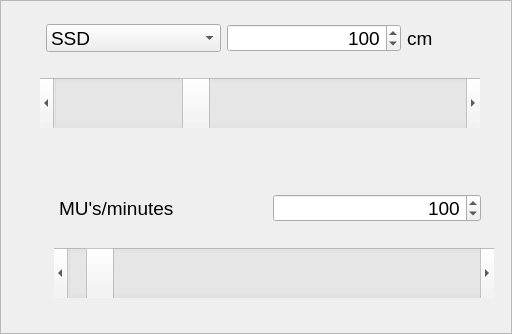
       <widget class="QFrame" name="frame">
        <property name="geometry">
         <rect>
          <x>3</x>
          <y>311</y>
          <width>512</width>
          <height>334</height>
         </rect>
        </property>
        <property name="frameShape">
         <enum>QFrame::StyledPanel</enum>
        </property>
        <property name="frameShadow">
         <enum>QFrame::Raised</enum>
        </property>
        <widget class="QFrame" name="frame_14">
         <property name="geometry">
          <rect>
           <x>37</x>
           <y>13</y>
           <width>440</width>
           <height>50</height>
          </rect>
         </property>
         <property name="minimumSize">
          <size>
           <width>440</width>
           <height>50</height>
          </size>
         </property>
         <property name="frameShape">
          <enum>QFrame::NoFrame</enum>
         </property>
         <property name="frameShadow">
          <enum>QFrame::Raised</enum>
         </property>
         <layout class="QHBoxLayout" name="horizontalLayout_11">
          <item>
           <widget class="QComboBox" name="ssdsad">
            <property name="minimumSize">
             <size>
              <width>0</width>
              <height>28</height>
             </size>
            </property>
            <property name="maximumSize">
             <size>
              <width>16777215</width>
              <height>28</height>
             </size>
            </property>
            <property name="font">
             <font>
              <pointsize>14</pointsize>
             </font>
            </property>
            <item>
             <property name="text">
              <string>SSD</string>
             </property>
            </item>
            <item>
             <property name="text">
              <string>SAD</string>
             </property>
            </item>
           </widget>
          </item>
          <item>
           <widget class="QSpinBox" name="ssd">
            <property name="minimumSize">
             <size>
              <width>0</width>
              <height>28</height>
             </size>
            </property>
            <property name="maximumSize">
             <size>
              <width>16777215</width>
              <height>28</height>
             </size>
            </property>
            <property name="font">
             <font>
              <pointsize>14</pointsize>
             </font>
            </property>
            <property name="alignment">
             <set>Qt::AlignRight|Qt::AlignTrailing|Qt::AlignVCenter</set>
            </property>
            <property name="maximum">
             <number>300</number>
            </property>
            <property name="value">
             <number>100</number>
            </property>
           </widget>
          </item>
          <item>
           <widget class="QLabel" name="label_16">
            <property name="maximumSize">
             <size>
              <width>61</width>
              <height>16777215</height>
             </size>
            </property>
            <property name="font">
             <font>
              <pointsize>14</pointsize>
             </font>
            </property>
            <property name="text">
             <string>cm</string>
            </property>
           </widget>
          </item>
         </layout>
        </widget>
        <widget class="QFrame" name="frame_17">
         <property name="geometry">
          <rect>
           <x>50</x>
           <y>183</y>
           <width>440</width>
           <height>50</height>
          </rect>
         </property>
         <property name="minimumSize">
          <size>
           <width>440</width>
           <height>50</height>
          </size>
         </property>
         <property name="frameShape">
          <enum>QFrame::NoFrame</enum>
         </property>
         <property name="frameShadow">
          <enum>QFrame::Raised</enum>
         </property>
         <layout class="QHBoxLayout" name="horizontalLayout_12">
          <item>
           <widget class="QLabel" name="label_15">
            <property name="font">
             <font>
              <pointsize>14</pointsize>
             </font>
            </property>
            <property name="text">
             <string>MU's/minutes</string>
            </property>
           </widget>
          </item>
          <item>
           <widget class="QSpinBox" name="mu">
            <property name="minimumSize">
             <size>
              <width>0</width>
              <height>28</height>
             </size>
            </property>
            <property name="maximumSize">
             <size>
              <width>16777215</width>
              <height>28</height>
             </size>
            </property>
            <property name="font">
             <font>
              <pointsize>14</pointsize>
             </font>
            </property>
            <property name="alignment">
             <set>Qt::AlignRight|Qt::AlignTrailing|Qt::AlignVCenter</set>
            </property>
            <property name="maximum">
             <number>2000</number>
            </property>
            <property name="value">
             <number>100</number>
            </property>
           </widget>
          </item>
         </layout>
        </widget>
        <widget class="QScrollBar" name="ssdslider">
         <property name="geometry">
          <rect>
           <x>40</x>
           <y>78</y>
           <width>440</width>
           <height>50</height>
          </rect>
         </property>
         <property name="sizePolicy">
          <sizepolicy hsizetype="Fixed" vsizetype="Fixed">
           <horstretch>0</horstretch>
           <verstretch>0</verstretch>
          </sizepolicy>
         </property>
         <property name="minimumSize">
          <size>
           <width>440</width>
           <height>50</height>
          </size>
         </property>
         <property name="maximum">
          <number>300</number>
         </property>
         <property name="pageStep">
          <number>10</number>
         </property>
         <property name="value">
          <number>100</number>
         </property>
         <property name="orientation">
          <enum>Qt::Horizontal</enum>
         </property>
        </widget>
        <widget class="QScrollBar" name="muslider">
         <property name="geometry">
          <rect>
           <x>54</x>
           <y>248</y>
           <width>440</width>
           <height>50</height>
          </rect>
         </property>
         <property name="sizePolicy">
          <sizepolicy hsizetype="Fixed" vsizetype="Fixed">
           <horstretch>0</horstretch>
           <verstretch>0</verstretch>
          </sizepolicy>
         </property>
         <property name="minimumSize">
          <size>
           <width>440</width>
           <height>50</height>
          </size>
         </property>
         <property name="maximum">
          <number>2000</number>
         </property>
         <property name="pageStep">
          <number>10</number>
         </property>
         <property name="value">
          <number>100</number>
         </property>
         <property name="orientation">
          <enum>Qt::Horizontal</enum>
         </property>
        </widget>
       </widget>
